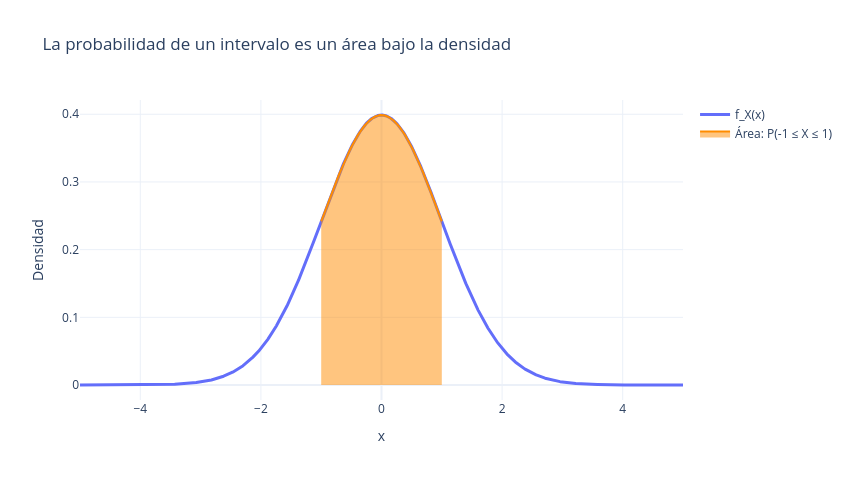

Here is the notebook cell this chart was saved with:
### Markdown cell above
# 1. Función de densidad de probabilidad

Para una variable aleatoria continua $X$, la función de densidad $f_X(x)$ debe satisfacer

$$f_X(x)\ge 0,\qquad \int_{-\infty}^{\infty} f_X(x)\,dx=1.
$$

La probabilidad de que $X$ caiga en un intervalo es el área bajo la densidad:

$$
P(a\le X\le b)=\int_a^b f_X(x)\,dx.
$$

Un punto importante es que **densidad no es lo mismo que probabilidad**. Para una variable continua, $P(X=x_0)=0$, aunque $f_X(x_0)$ pueda ser grande. La densidad tiene unidades inversas a las de $X$; la integral es adimensional y sí representa una probabilidad.

### Ejemplo: área bajo una densidad normal estándar

Aproximaremos numéricamente la integral total y $P(-1\le X\le1)$.

### Code cell
x = np.linspace(-5.0, 5.0, 5_001)
fx = normal_pdf(x)
mask = (x >= -1.0) & (x <= 1.0)

total_area = integrate(fx, x)
prob_minus1_plus1 = integrate(fx[mask], x[mask])

print(f'Integral aproximada en [-5, 5]: {total_area:.8f}')
print(f'P(-1 ≤ X ≤ 1):                {prob_minus1_plus1:.4%}')

assert np.isclose(total_area, 1.0, atol=1e-5)
assert np.isclose(prob_minus1_plus1, 0.6827, atol=2e-4)

fig_pdf = go.Figure()
fig_pdf.add_trace(go.Scatter(x=x, y=fx, mode='lines', name='f_X(x)', line=dict(width=3)))
fig_pdf.add_trace(go.Scatter(
    x=x[mask], y=fx[mask], mode='lines', fill='tozeroy',
    name='Área: P(-1 ≤ X ≤ 1)', line=dict(color='darkorange')
))
fig_pdf.update_layout(
    title='La probabilidad de un intervalo es un área bajo la densidad',
    xaxis_title='x', yaxis_title='Densidad', template='plotly_white',
    width=850, height=480
)
fig_pdf.show()

### Figure 1 — Plotly figure (JSON) as saved in the notebook; plotly's stock layout.template omitted (floating-point values rounded to 4 significant figures; data arrays with more than 128 entries replaced by an {"elided": "..."} marker saying what was removed)
{"data": [{"line": {"width": 3}, "mode": "lines", "name": "f_X(x)", "type": "scatter", "x": {"elided": "5001 float values"}, "y": {"elided": "5001 float values"}}, {"fill": "tozeroy", "line": {"color": "darkorange"}, "mode": "lines", "name": "Área: P(-1 ≤ X ≤ 1)", "type": "scatter", "x": {"elided": "1001 float values"}, "y": {"elided": "1001 float values"}}], "layout": {"height": 480, "title": {"text": "La probabilidad de un intervalo es un área bajo la densidad"}, "width": 850, "xaxis": {"title": {"text": "x"}}, "yaxis": {"title": {"text": "Densidad"}}}}
